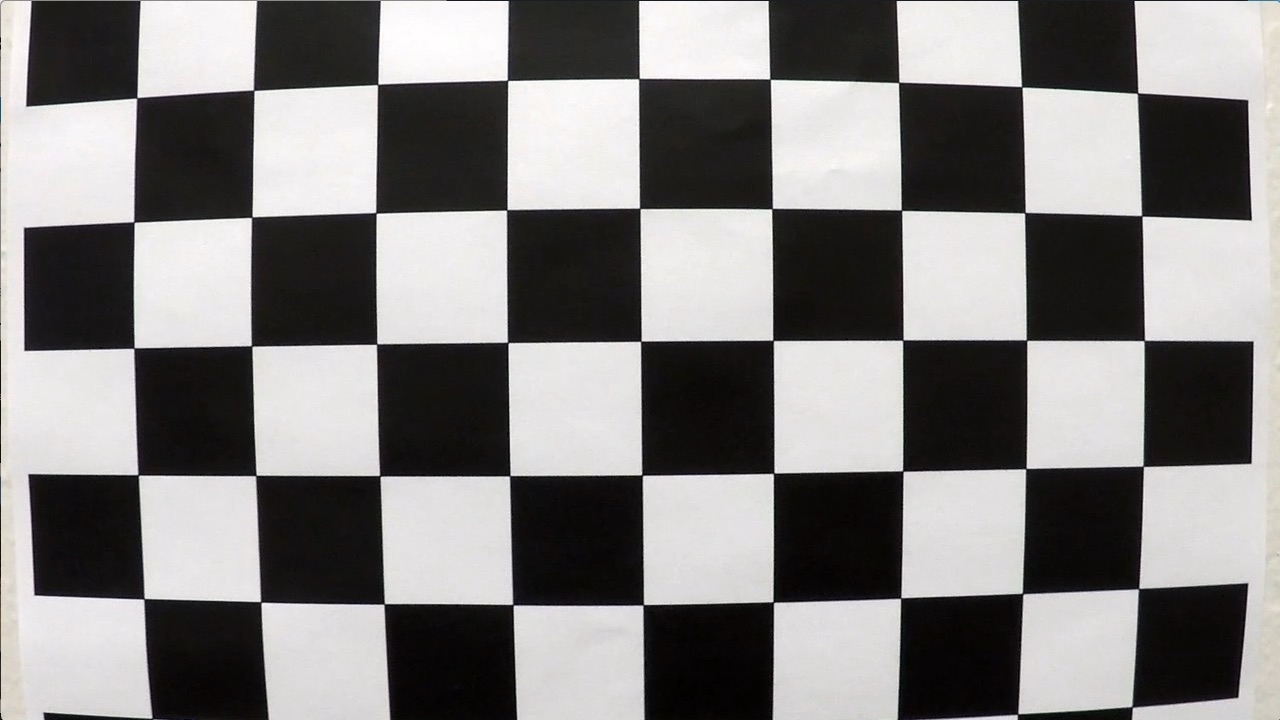
#> input picture calibration_images/calibration1.jpg, 1280 x 720 px; its folder holds only this picture in this run; the run also reads 1 picture not shown here
$ jupyter execute --allow-errors LaneFinding.ipynb   (shell and % lines are left out)   (older library calls are emulated)
#> lines starting #> are read from the running program, lines starting #| are printed output that depends on the picture
# [Self-Driving Car] Advanced Lane Finding
---
The purpose of this pipeline is to analyse the frames in a video of a driving car and identify the lanes ahead, as well as its curvature. Computational complexity is reduced by using data from the previous frame to predict the position of the lane in the next frame.

Each frame of the input video is to look like the image below, at the end of the pipeline.

# Import Packages

[cell 1]
import matplotlib.pyplot as plt
import matplotlib.image as mpimg
import numpy as np
import cv2
import os
import glob
from moviepy.editor import VideoFileClip
from IPython.display import HTML

# Calibrate the Camera
Utilise the calibration images to find the parameters that will correct for radial and tangential distortion

[cell 2]
def get_calibrate_parameters(n, m):
#> called with n = 9, m = 6
    objpoint = []
    imgpoint = []

    # Load in each image in the calibration folder
    for file in glob.glob("calibration_images/calibration*.jpg"):
        img = cv2.imread(file)
#> img is the input picture: shape (720, 1280, 3); mean B, G, R 127.8, 128.4, 130.1
        gray = cv2.cvtColor(img, cv2.COLOR_BGR2GRAY)

        # Locate the positions of the chess-board corners
        ret, corners = cv2.findChessboardCorners(gray, (n,m), None)
#> ret = False; corners = None
        if not ret: continue
        imgpoint.append(corners)

        # Prepare corresponding img points
        objp = np.zeros((m*n,3), np.float32)
        objp[:,:2] = np.mgrid[0:n,0:m].T.reshape(-1,2)
        objpoint.append(objp)

    # Return the calibration parameters
    ret2, mtx, dist, rvecs, tvecs = cv2.calibrateCamera(objpoint, imgpoint, gray.shape[::-1], None, None)

    # print an example calibrated image
    img = cv2.drawChessboardCorners(img, (n,m), corners, ret)
    dst = cv2.undistort(img, mtx, dist, None, mtx)
    plt.imshow(dst)
    return mtx, dist

# Find the camera's calibration parameters
#> (the rest of this cell did not finish here and is left out)

# Read in an image
This image will be used to test the pipeline before it runs on the video footage

[cell 3]
#reading in an image
image = plt.imread('input_test_images/straight_lines1.jpg')
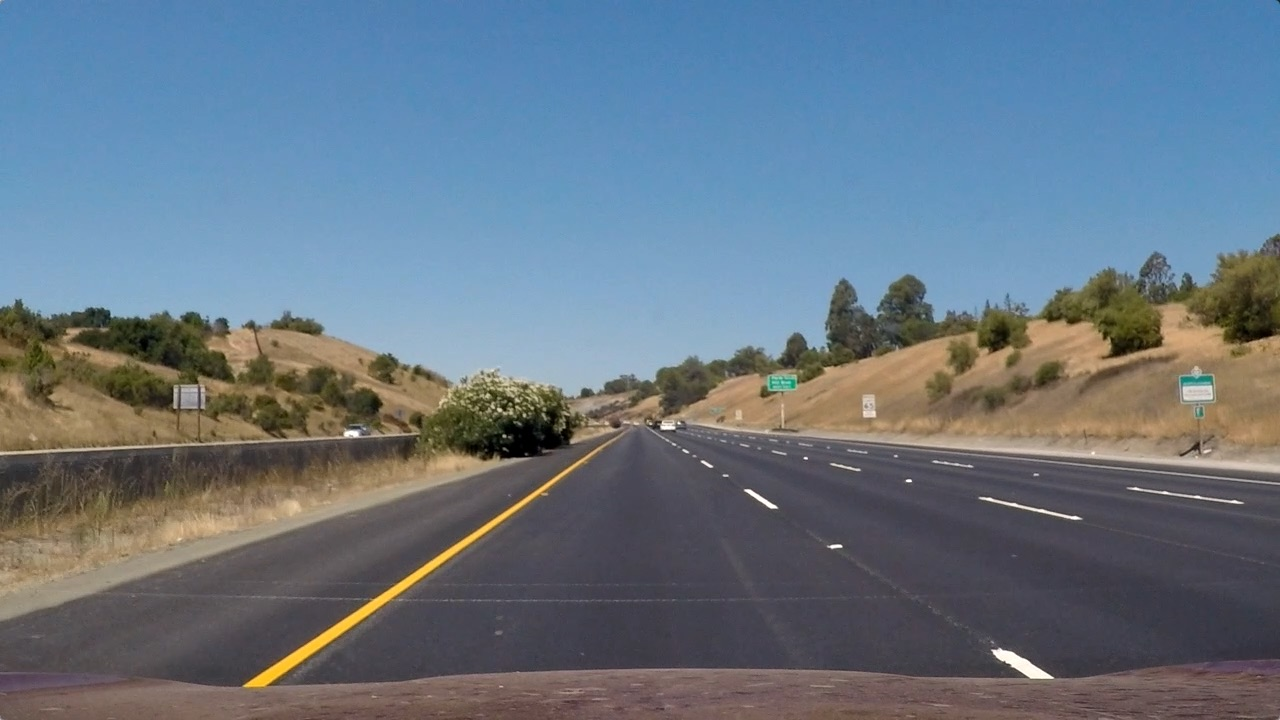
#> input picture input_test_images/straight_lines1.jpg, 1280 x 720 px
#> image is the input picture: shape (720, 1280, 3); mean R, G, B 103.2, 117.7, 131.2
#> (the rest of this cell did not finish here and is left out)

---
# Thresholding
In the next section, various method will be employed to detect the lanes in the images

## Gradient Threshold Functions
The following functions use the sobel operator to detect the gradient and direction of intensity changes in the image

[cell 4]
# Determine the directional gradient in either the 'x' or the 'y' direction
def abs_sobel_thresh(img, orient='x', sobel_kernel=3, thresh=(0,255)):
    gray = cv2.cvtColor(img, cv2.COLOR_RGB2GRAY)

    # Find the raw gradient values
    if orient == 'x':
        sobel = cv2.Sobel(gray, cv2.CV_64F, 1, 0)
    else:
        sobel = cv2.Sobel(gray, cv2.CV_64F, 0, 1)

    # Find the absolute value and scale
    abs_sobel = np.absolute(sobel)
    scale_sobel = np.uint8((abs_sobel/np.max(abs_sobel))*255)

    # Translate the detected pixels into a binary
    grad_binary = np.zeros_like(gray)
    grad_binary[(scale_sobel >= thresh[0]) & (scale_sobel <= thresh[1])] = 1

    return grad_binary

# Determine the magnitude of the overall gradient at each location
def mag_thresh(img, sobel_kernel=3, thresh=(0, 255)):
    gray = cv2.cvtColor(img, cv2.COLOR_RGB2GRAY)

    # Find the combined magnitude of the gradient
    sobelx = cv2.Sobel(gray, cv2.CV_64F, 1, 0)
    sobely = cv2.Sobel(gray, cv2.CV_64F, 0, 1)
    mag = np.sqrt(sobelx**2 + sobely**2)

    # Scale and translate the results into a binary
    scale_mag = np.uint8(255*mag/np.max(mag))
    binary_output = np.zeros_like(scale_mag)
    binary_output[(scale_mag >= thresh[0]) & (scale_mag <= thresh[1])] = 1

    return binary_output

# Determine the direction of each gradient
def dir_threshold(img, sobel_kernel=3, thresh=(0, np.pi/2)):
    gray = cv2.cvtColor(img, cv2.COLOR_RGB2GRAY)

    # Calculate the x and y gradients
    sobelx = cv2.Sobel(gray, cv2.CV_64F, 1, 0, ksize=sobel_kernel)
    sobely = cv2.Sobel(gray, cv2.CV_64F, 0, 1, ksize=sobel_kernel)

    # Take the absolute value of the gradient direction and make a binary
    absgraddir = np.arctan2(np.absolute(sobely), np.absolute(sobelx))
    binary_output =  np.zeros_like(absgraddir)
    binary_output[(absgraddir >= thresh[0]) & (absgraddir <= thresh[1])] = 1

    # Return the binary image
    return binary_output

# An appropriate mix of thresholds is combined and returned.
def combine_sobel_thresh(img, mag_kern=3, dir_kern=3, xthresh=(0,255), ythresh=(0,255), magthresh=(0,255), dirthresh=(0, np.pi/2)):

    # Get a binary for each threshold function
    gradx = abs_sobel_thresh(img, 'x', mag_kern, xthresh)
    grady = abs_sobel_thresh(img, 'y', mag_kern, ythresh)
    mag_binary = mag_thresh(img, mag_kern, magthresh)
    dir_binary = dir_threshold(img, dir_kern, dirthresh)

    # Combine the thresholds into one binary
    combined = np.zeros_like(dir_binary)
    combined[((gradx == 1) & (grady == 1)) | ((mag_binary == 1) & (dir_binary == 1))] = 1
    return combined

# Hyper parameters, tuned by using the below image
x_sobel_thresh = (40,100)
y_sobel_thresh = (40,100)
mag_sobel_thresh = (40,200)
dir_sobel_thresh = (0.7, 1.2)
mag_kern = 3
dir_kern = 5

# Plot the result
binary = combine_sobel_thresh(image, mag_kern, dir_kern, x_sobel_thresh, y_sobel_thresh, mag_sobel_thresh, dir_sobel_thresh)
#> in combine_sobel_thresh, `gradx = abs_sobel_thresh(img, 'x', mag_kern, xthresh)`:
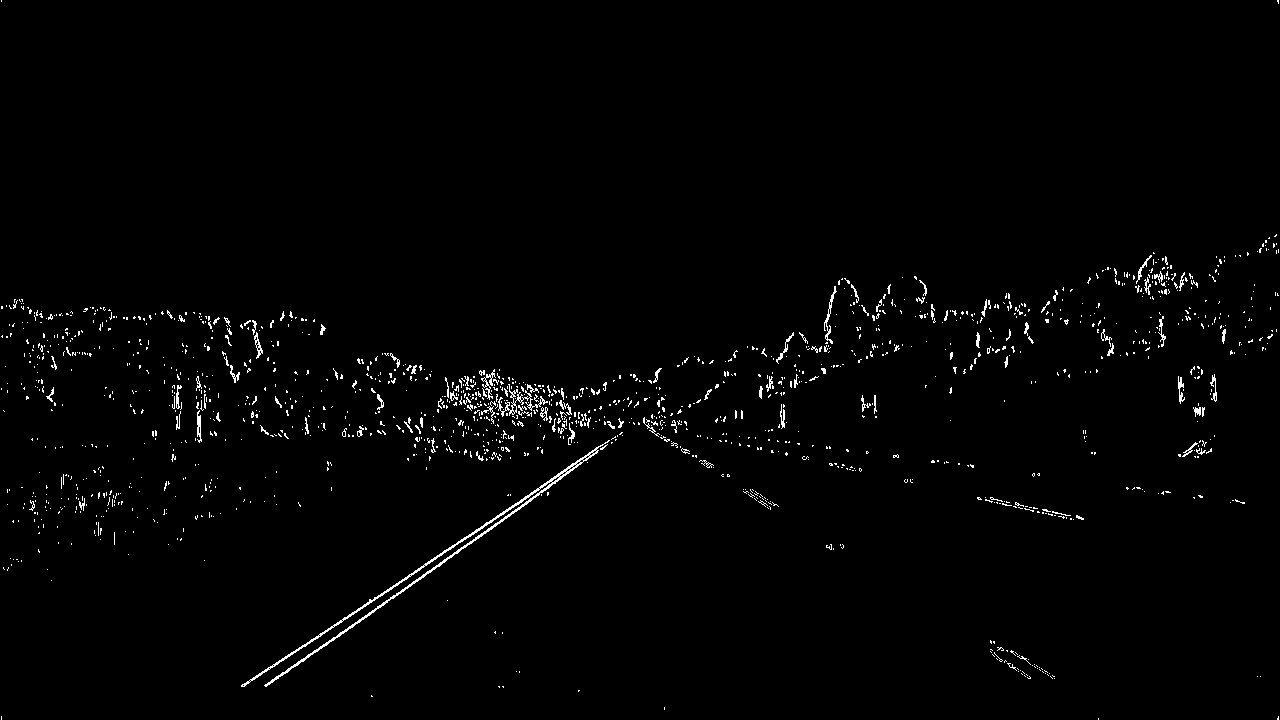
#> gradx: shape (720, 1280); values 0 (black) and 1 (white), 1.4% white in thin lines or dots
#> binary: shape (720, 1280) float64; values 0 (black) and 1 (white), 1.1% white in thin lines or dots
#> (the rest of this cell did not finish here and is left out)

## Color Threshold Functions
The following function uses the HLS colour encoding method to determine the lane

[cell 5]
# Find the lane using the 's' channel of the HLS encoding method
def hls_select(img, thresh=(0, 255)):
    hls = cv2.cvtColor(img, cv2.COLOR_RGB2HLS)

    # Isolate the 's' channel
    s = hls[:,:,2]
    binary_output = np.zeros_like(s)
    binary_output[(s <= thresh[1]) & (s > thresh[0])] = 1
    return binary_output

# Hyperparameters selected by tuning the image below
s_thresh = (150, 235)

# Plot the result
hls_binary = hls_select(image, s_thresh)
#> in hls_select, `s = hls[:,:,2]`:
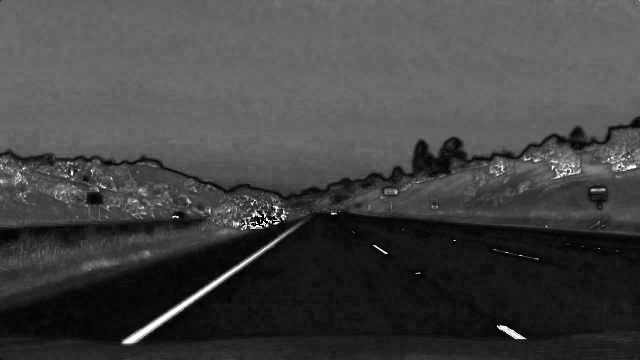
#> s: shape (720, 1280) (shown at 1/2 size); min 0, max 255, mean 67
#> hls_binary: shape (720, 1280); values 0 (black) and 1 (white), 0.43% white in thin lines or dots
#> (the rest of this cell did not finish here and is left out)

## Combining All Thresholds
The following function combines the threshold binaries into one stack

[cell 6]
# Calls the previous thresholding functions, and combines them into one binary
def find_lane(img):
    sobel_binary = combine_sobel_thresh(img, mag_kern, dir_kern, x_sobel_thresh, y_sobel_thresh, mag_sobel_thresh, dir_sobel_thresh)
    hls_binary = hls_select(img, s_thresh)
    binary = np.zeros_like(hls_binary)
    binary[(hls_binary == 1) | (sobel_binary == 1)] = 1
    return binary

# Example calling this function on the test photo
binary = find_lane(image)
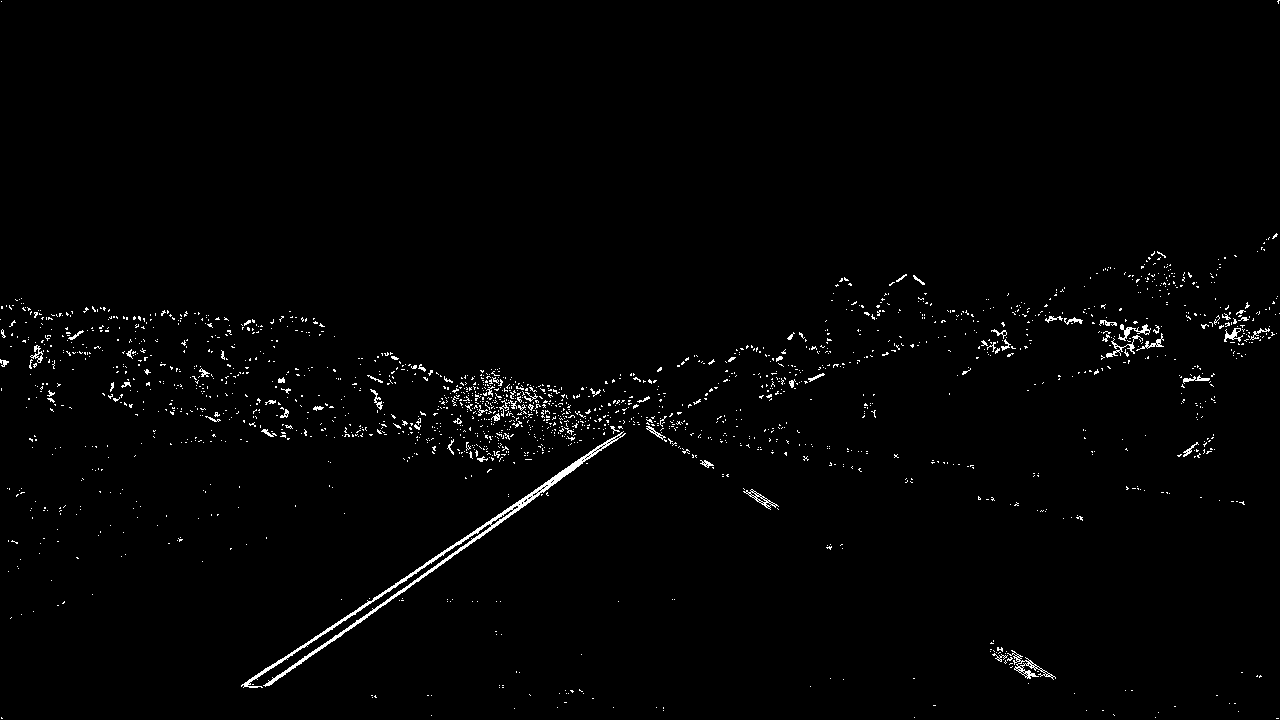
#> binary: shape (720, 1280); values 0 (black) and 1 (white), 1.4% white in thin lines or dots
#> (the rest of this cell did not finish here and is left out)

---
# Perspective Transform
In order to fit the lanes with an appropriate curve, and to calculate the car's position, a perspective transform must be made. This will enable the lanes to look as if they were viewed from above.

[cell 7]
# Transform the image into a birdseye view
def transform_perspective(img):
    y = img.shape[0]
    x = img.shape[1]
    src = np.float32([[225,700],[1080,700],[594,450], [685,450]])
    dst = np.float32([[300,y], [x-300, y], [300, 0], [x-300, 0]])
    M = cv2.getPerspectiveTransform(src, dst)
    Minv = cv2.getPerspectiveTransform(dst, src)
    Warped = cv2.warpPerspective(img, M, image.shape[1::-1], flags=cv2.INTER_LINEAR)
    return Warped, Minv

# Example calling this function on the test photo
warped, minv = transform_perspective(image)
#> (the rest of the program and of its run is left out)
